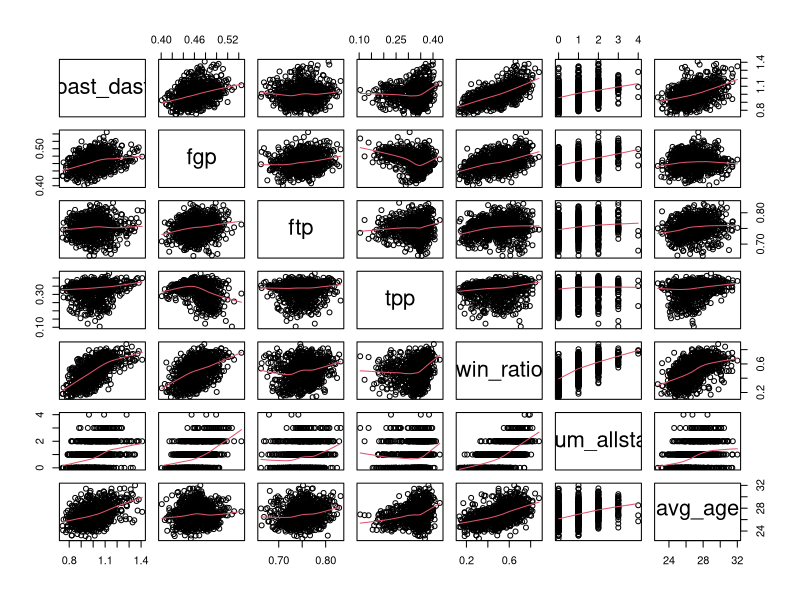

Recreate this plot in R.

teams.t = read.csv('team_season_1980-2009.csv', header=TRUE)
tt.lm = lm(win_ratio ~ oast_dast+fgp+tpp+num_allstar+avg_age, data=teams.t)
  #layout(matrix(1:4,2,2))
  #plot(tt.lm)

png('../graphs/corr.png', width=1600, height=1200)
pairs(teams.t[,3:9], panel=panel.smooth, cex.labels=2)
#title('Correlation Matrix', cex.main=2)
#pdf("win.pdf", height=8, width=15)
dev.off()
